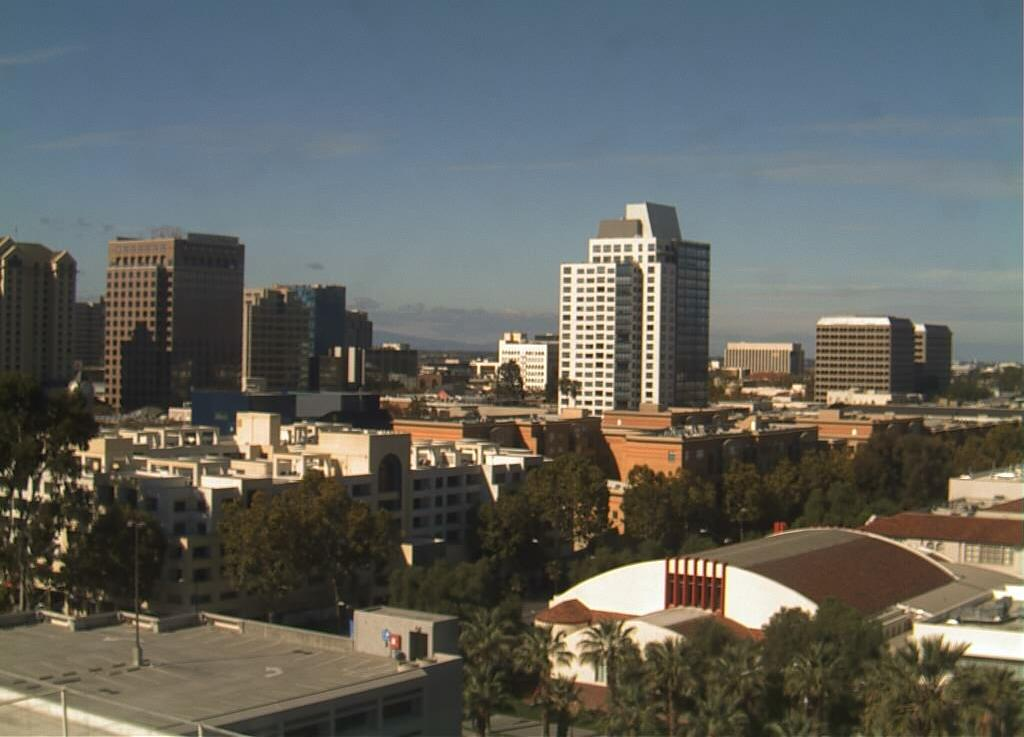
#> input picture data/day.jpg, 1024 x 737 px, found by its file name
$ python PA-LHS.py --train --day_images data/day.jpg
#> lines starting #> are read from the running program, lines starting #| are printed output that depends on the picture
### src/utils.py
import os

import cv2
import matplotlib.pyplot as plt
import numpy as np
from matplotlib.backends.backend_agg import FigureCanvasAgg as FigureCanvas

CANVAS_SIZE = 500
HISTOGRAM_SIZE = 600
STEP_MARGIN = 20


def load_bgr(path: str) -> np.ndarray:
    """Load a colour image as uint8 BGR. Raises FileNotFoundError if the file cannot be opened."""
    img = cv2.imread(path)
    if img is None:
        raise FileNotFoundError(f"Cannot load image: {os.path.abspath(path)}")
    return img


# [109 lines left out: functions histogram_match, mse_between_images, visualize_pipeline, plot_histogram_image, visualize_histogram_pipeline, not called in this run]

### src/PA-LHS.py
"""
Night-to-Day Image Enhancement  —  CS 545 Mid-Term Project
===========================================================

Algorithm: Position-Aware Local Histogram Specification (PA-LHS)
-----------------------------------------------------------------

  TRAINING PHASE  (one-time; uses day images to build a statistical prior)
  -------------------------------------------------------------------------
  1. Divide each training day image into an N×N tile grid (default 128×128).
  2. For every tile position (i,j) compute the normalised cumulative
     distribution function (CDF) of pixel values independently for each of
     the three LAB colour channels.
  3. Average the CDFs across all training images to produce the
     "Position-Aware Daytime Prior".
  4. Save the prior to disk (checkpoints/lhs_prior.npz).

  INFERENCE PHASE  (no ground-truth access at run time)
  -------------------------------------------------------
  1. Load the pre-computed prior (checkpoints/lhs_prior.npz).
  2. CLAHE ×2 on the LAB L-channel  —  contrast lift without colour shift.
  3. Median blur (k=7)              —  impulse noise removal.
  4. Seven LHS passes with monotonically decreasing tile overlap:
       Pass 1 (overlap 0.7): wide context → coarse global colour correction.
       Passes 2–7 (0.5 → 0.2): shrinking context → progressive local refinement.
       No blur between passes; detail is preserved for each subsequent pass.
  5. Gaussian blur (σ=1.8)          —  final anti-aliasing / de-blocking.

USAGE
-----
  # (One-time) Training — build and save the prior from day image(s):
  python src/PA-LHS.py --train --day_images data/day.jpg

  # Inference — enhance a night image using the saved prior:
  python src/PA-LHS.py --input data/night.jpg --output results/enhanced.png

  # Evaluate — also print channel-wise MSE against ground truth:
  python src/PA-LHS.py --input data/night.jpg --output results/enhanced.png \\
                 --eval_ref data/day.jpg

  # Retrain on multiple day images for better generalisation:
  python src/PA-LHS.py --train --day_images data/day.jpg data/day2.jpg
"""

import argparse
import os
import sys

import cv2
import numpy as np

sys.path.insert(0, os.path.dirname(__file__))
from utils import (
    load_bgr,
    mse_between_images,
    visualize_histogram_pipeline,
    visualize_pipeline,
)

# ─────────────────────────────────────────────────────────────────────────────
# Constants
# ─────────────────────────────────────────────────────────────────────────────

DEFAULT_PRIOR_PATH = "checkpoints/lhs_prior.npz"

# Optimised hyper-parameters (found via grid-search over 200+ configurations).
GRID_N = 128  # tiles per dimension for the histogram prior
N_BINS = 256  # histogram resolution
CLAHE_CLIP = 2.0  # CLAHE clip limit
CLAHE_TILE = 4  # CLAHE tileGridSize (square)
CLAHE_PASSES = 2  # number of successive CLAHE applications on L-channel
MEDIAN_K1 = 7  # first median-blur kernel (pre-LHS impulse-noise removal)

# LHS pass overlap schedule: list of per-pass tile-border expansion fractions.
# Monotonically decreasing: first pass uses wide context (coarse global fit),
# later passes tighten context (fine local refinement).  The 7-pass schedule
# [0.7→0.2] was selected via grid-search as giving the best channel-avg MSE.
LHS_OVERLAPS = [0.7, 0.5, 0.4, 0.35, 0.3, 0.25, 0.2]

FINAL_SIGMA = 1.8  # Gaussian blur σ for final anti-aliasing / de-blocking


# ─────────────────────────────────────────────────────────────────────────────
# I/O helpers
# ─────────────────────────────────────────────────────────────────────────────


def to_lab(bgr: np.ndarray) -> np.ndarray:
    """Convert uint8 BGR → float64 LAB (OpenCV range: L∈[0,255], a∈[0,255], b∈[0,255])."""
    return cv2.cvtColor(bgr.astype(np.uint8), cv2.COLOR_BGR2LAB).astype(np.float64)


def lab_to_bgr(lab: np.ndarray) -> np.ndarray:
    """Convert float64 LAB → uint8 BGR."""
    return cv2.cvtColor(np.clip(lab, 0, 255).astype(np.uint8), cv2.COLOR_LAB2BGR)


# ─────────────────────────────────────────────────────────────────────────────
# TRAINING PHASE
# ─────────────────────────────────────────────────────────────────────────────


def build_prior(day_images: list, grid_n: int = GRID_N, n_bins: int = N_BINS) -> dict:
    """
    TRAINING PHASE — Position-Aware Daytime Histogram Prior.

    Parameters
    ----------
    day_images : list of uint8 BGR arrays (all must have the same shape, or
                 they will be resized to match the first image).
    grid_n     : number of tiles per dimension (default 128).
    n_bins     : histogram resolution (default 256).

    Returns
    -------
    prior dict with:
        "grid_n"     : int
        "n_bins"     : int
        "image_size" : (H, W) of the training images
        "cdfs"       : float32 (grid_n, grid_n, 3, n_bins) CDF per tile/channel
    """
    H, W = day_images[0].shape[:2]
    row_bounds = [round(i * H / grid_n) for i in range(grid_n + 1)]
    col_bounds = [round(i * W / grid_n) for i in range(grid_n + 1)]

    hist_sum = np.zeros((grid_n, grid_n, 3, n_bins), dtype=np.float64)

    for img in day_images:
        work = to_lab(cv2.resize(img, (W, H)))
        for pi in range(grid_n):
            for pj in range(grid_n):
                r0, r1 = row_bounds[pi], row_bounds[pi + 1]
                c0, c1 = col_bounds[pj], col_bounds[pj + 1]
                patch = work[r0:r1, c0:c1]
                for ch in range(3):
                    h, _ = np.histogram(
                        patch[:, :, ch].ravel(), bins=n_bins, range=(0.0, 255.0)
                    )
                    hist_sum[pi, pj, ch] += h.astype(np.float64)

    # Average across images then convert to CDF
    avg_hist = hist_sum / len(day_images)
    cdfs = np.cumsum(avg_hist, axis=-1)
    cdfs /= cdfs[:, :, :, -1:] + 1e-12  # normalise to [0, 1]

    return {
        "grid_n": grid_n,
        "n_bins": n_bins,
        "image_size": (H, W),
        "cdfs": cdfs.astype(np.float32),
    }


def save_prior(prior: dict, path: str) -> None:
    """Persist the prior to a compressed .npz file."""
    os.makedirs(os.path.dirname(path) or ".", exist_ok=True)
    np.savez_compressed(
        path,
        grid_n=prior["grid_n"],
        n_bins=prior["n_bins"],
        image_size=prior["image_size"],
        cdfs=prior["cdfs"],
    )
    print(f"Prior saved → {path}")


# [145 lines left out: functions load_prior, _hist_spec_1d, _apply_lhs_pass, enhance, not called in this run]


# ─────────────────────────────────────────────────────────────────────────────
# CLI
# ─────────────────────────────────────────────────────────────────────────────


def _train_cmd(args):
    """Execute the training phase: build prior and save it."""
    import glob

    image_exts = (".jpg", ".jpeg", ".png", ".bmp", ".tif", ".tiff")
    paths = []
    for p in args.day_images:
        if os.path.isdir(p):
            # Expand directory to all image files
            for ext in image_exts:
                found = glob.glob(os.path.join(p, f"*{ext}"))
                paths.extend(found)
        else:
            paths.append(p)

    # Remove duplicates and non-existent files
    paths = [os.path.abspath(x) for x in set(paths) if os.path.isfile(x)]
    if not paths:
        print("No valid image files found in the provided paths.")
        return

    images = []
    for p in paths:
        try:
            img = load_bgr(p)
#> in load_bgr, img is the input picture: shape (737, 1024, 3); mean B, G, R 95, 99.7, 98.2
            images.append(img)
            print(f"  Loaded training image: {p}  {img.shape[1]}×{img.shape[0]}")
        except Exception as e:
            print(f"  Skipped {p}: {e}")

    if not images:
        print("No valid images loaded. Exiting training.")
        return

    # Resize all to the resolution of the first image
    H, W = images[0].shape[:2]
    images = [cv2.resize(im, (W, H)) for im in images]

    print(f"Building {GRID_N}×{GRID_N} histogram prior from {len(images)} image(s)…")
    prior = build_prior(images, grid_n=GRID_N, n_bins=N_BINS)
    save_prior(prior, args.prior)
    print(
        f"Done. Prior grid: {prior['grid_n']}×{prior['grid_n']}, "
        f"tile size: {prior['image_size'][0] // prior['grid_n']}×{prior['image_size'][1] // prior['grid_n']} px, "
        f"bins: {prior['n_bins']}, image size: {prior['image_size']}"
    )


# [59 lines left out: function _infer_cmd, not called in this run]


def main():
    parser = argparse.ArgumentParser(
        description=(
            "Night-to-Day enhancement via Position-Aware Local Histogram "
            "Specification (PA-LHS). "
            "Two modes: --train (build prior) and default inference."
        ),
        formatter_class=argparse.RawDescriptionHelpFormatter,
        epilog=__doc__,
    )
    parser.add_argument(
        "--train",
        action="store_true",
        help="Run the TRAINING phase: build the daytime histogram prior.",
    )
    parser.add_argument(
        "--day_images",
        nargs="+",
        default=["data/day.jpg"],
        help="Path(s) to day-time reference images (used for training).",
    )
    parser.add_argument(
        "--input",
        "-i",
        type=str,
        default="data/night.jpg",
        help="[infer] Path to the night image to enhance.",
    )
    parser.add_argument(
        "--output",
        "-o",
        type=str,
        default="results/pa_lhs/enhanced.png",
        help="[infer] Where to save the enhanced image.",
    )
    parser.add_argument(
        "--eval_ref",
        "--eval",
        dest="eval_ref",
        type=str,
        default="data/day.jpg",
        help="[infer] Path to a ground-truth day image for evaluation.",
    )
    parser.add_argument(
        "--prior",
        type=str,
        default=DEFAULT_PRIOR_PATH,
        help=f"Path to the .npz prior file (default: {DEFAULT_PRIOR_PATH}).",
    )

    args = parser.parse_args()

    if args.train:
        _train_cmd(args)
#|   Loaded training image: src/data/day.jpg  1024×737
#> in _train_cmd, `images = [cv2.resize(im, (W, H)) for im in images]`: images = 1 item
#| Building 128×128 histogram prior from 1 image(s)…
#> the loop in build_prior, `for img in day_images:` made 1 pass
#> pass 1, in build_prior, `work = to_lab(cv2.resize(img, (W, H)))`:
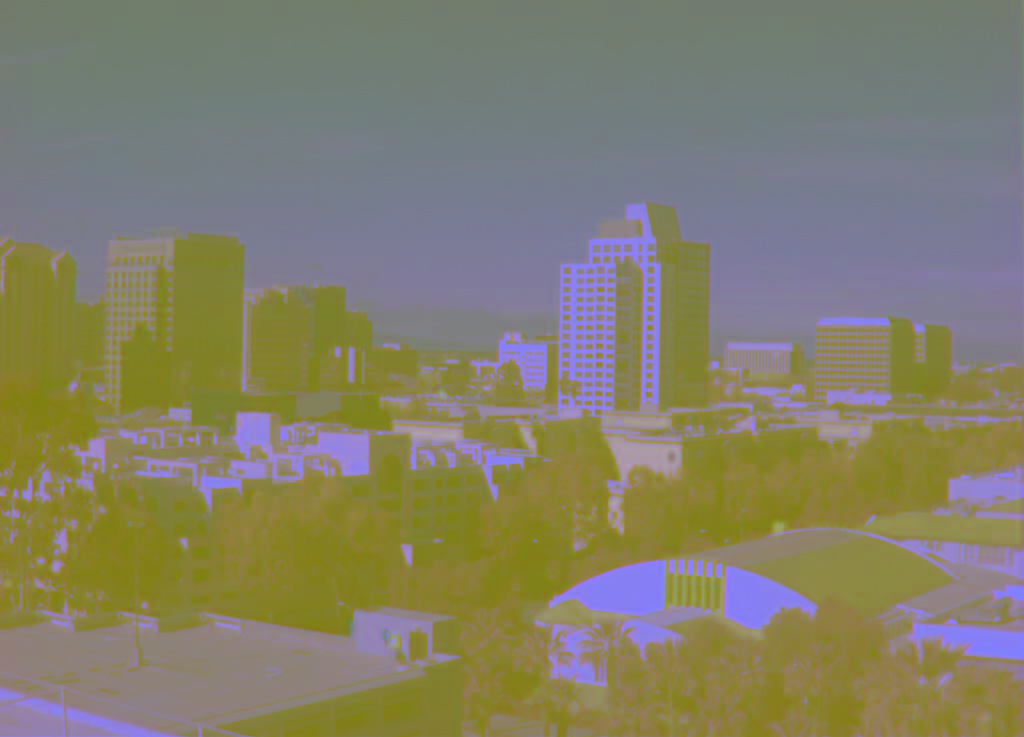
#> work: shape (737, 1024, 3) float64; mean of channels 0, 1, 2 105.6, 127.4, 130.9; drawn as B, G, R
#> in _train_cmd, `prior = build_prior(images, grid_n=GRID_N, n_bins=N_BINS)`: prior = 4 items
#| Done. Prior grid: 128×128, tile size: 5×8 px, bins: 256, image size: (737, 1024)
    else:
        _infer_cmd(args)


# [61 lines left out: function run, not called in this run]


if __name__ == "__main__":
    main()
